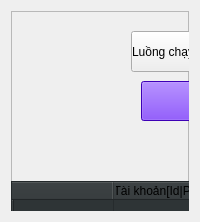
                  <widget class="QWidget" name="page_view">
                   <layout class="QVBoxLayout" name="verticalLayout_4">
                    <item>
                     <widget class="QFrame" name="frame_11">
                      <property name="minimumSize">
                       <size>
                        <width>0</width>
                        <height>200</height>
                       </size>
                      </property>
                      <property name="maximumSize">
                       <size>
                        <width>16777215</width>
                        <height>16777215</height>
                       </size>
                      </property>
                      <property name="frameShape">
                       <enum>QFrame::StyledPanel</enum>
                      </property>
                      <property name="frameShadow">
                       <enum>QFrame::Raised</enum>
                      </property>
                      <widget class="QPushButton" name="start_button">
                       <property name="geometry">
                        <rect>
                         <x>130</x>
                         <y>70</y>
                         <width>201</width>
                         <height>40</height>
                        </rect>
                       </property>
                       <property name="minimumSize">
                        <size>
                         <width>0</width>
                         <height>40</height>
                        </size>
                       </property>
                       <property name="styleSheet">
                        <string notr="true">background-color: rgb(85, 0, 255);

</string>
                       </property>
                       <property name="text">
                        <string>Bắt đầu</string>
                       </property>
                       <property name="icon">
                        <iconset resource="resources.qrc">
                         <normaloff>:/icons/icons/play.png</normaloff>:/icons/icons/play.png</iconset>
                       </property>
                       <property name="iconSize">
                        <size>
                         <width>24</width>
                         <height>24</height>
                        </size>
                       </property>
                      </widget>
                      <widget class="QPushButton" name="stop_button">
                       <property name="geometry">
                        <rect>
                         <x>340</x>
                         <y>70</y>
                         <width>201</width>
                         <height>40</height>
                        </rect>
                       </property>
                       <property name="minimumSize">
                        <size>
                         <width>0</width>
                         <height>40</height>
                        </size>
                       </property>
                       <property name="styleSheet">
                        <string notr="true">background-color: rgb(255, 99, 102);
</string>
                       </property>
                       <property name="text">
                        <string>Tạm dừng</string>
                       </property>
                       <property name="icon">
                        <iconset resource="resources.qrc">
                         <normaloff>:/icons/icons/stop.png</normaloff>:/icons/icons/stop.png</iconset>
                       </property>
                       <property name="iconSize">
                        <size>
                         <width>24</width>
                         <height>24</height>
                        </size>
                       </property>
                      </widget>
                      <widget class="QPushButton" name="pushButton_3">
                       <property name="geometry">
                        <rect>
                         <x>120</x>
                         <y>20</y>
                         <width>131</width>
                         <height>41</height>
                        </rect>
                       </property>
                       <property name="styleSheet">
                        <string notr="true">text-align: left;</string>
                       </property>
                       <property name="text">
                        <string>Luồng chạy</string>
                       </property>
                       <property name="icon">
                        <iconset resource="resources.qrc">
                         <normaloff>:/icons/icons/calendar.png</normaloff>:/icons/icons/calendar.png</iconset>
                       </property>
                       <property name="iconSize">
                        <size>
                         <width>24</width>
                         <height>24</height>
                        </size>
                       </property>
                      </widget>
                      <widget class="QPushButton" name="pushButton_4">
                       <property name="geometry">
                        <rect>
                         <x>330</x>
                         <y>20</y>
                         <width>91</width>
                         <height>41</height>
                        </rect>
                       </property>
                       <property name="text">
                        <string>Delay</string>
                       </property>
                       <property name="icon">
                        <iconset resource="resources.qrc">
                         <normaloff>:/icons/icons/clock.png</normaloff>:/icons/icons/clock.png</iconset>
                       </property>
                       <property name="iconSize">
                        <size>
                         <width>24</width>
                         <height>24</height>
                        </size>
                       </property>
                      </widget>
                      <widget class="QFrame" name="frame_12">
                       <property name="geometry">
                        <rect>
                         <x>590</x>
                         <y>0</y>
                         <width>130</width>
                         <height>62</height>
                        </rect>
                       </property>
                       <property name="frameShape">
                        <enum>QFrame::StyledPanel</enum>
                       </property>
                       <property name="frameShadow">
                        <enum>QFrame::Raised</enum>
                       </property>
                       <layout class="QHBoxLayout" name="horizontalLayout_6">
                        <property name="leftMargin">
                         <number>0</number>
                        </property>
                        <property name="topMargin">
                         <number>0</number>
                        </property>
                        <property name="rightMargin">
                         <number>0</number>
                        </property>
                        <property name="bottomMargin">
                         <number>0</number>
                        </property>
                       </layout>
                      </widget>
                      <widget class="QFrame" name="frame_13">
                       <property name="geometry">
                        <rect>
                         <x>590</x>
                         <y>60</y>
                         <width>130</width>
                         <height>62</height>
                        </rect>
                       </property>
                       <property name="frameShape">
                        <enum>QFrame::StyledPanel</enum>
                       </property>
                       <property name="frameShadow">
                        <enum>QFrame::Raised</enum>
                       </property>
                       <layout class="QHBoxLayout" name="horizontalLayout_8">
                        <property name="spacing">
                         <number>0</number>
                        </property>
                        <property name="leftMargin">
                         <number>0</number>
                        </property>
                        <property name="topMargin">
                         <number>0</number>
                        </property>
                        <property name="bottomMargin">
                         <number>0</number>
                        </property>
                       </layout>
                      </widget>
                      <widget class="QSpinBox" name="num_threads">
                       <property name="geometry">
                        <rect>
                         <x>250</x>
                         <y>20</y>
                         <width>81</width>
                         <height>40</height>
                        </rect>
                       </property>
                       <property name="minimumSize">
                        <size>
                         <width>20</width>
                         <height>40</height>
                        </size>
                       </property>
                       <property name="maximumSize">
                        <size>
                         <width>150</width>
                         <height>16777215</height>
                        </size>
                       </property>
                       <property name="sizeIncrement">
                        <size>
                         <width>0</width>
                         <height>40</height>
                        </size>
                       </property>
                       <property name="styleSheet">
                        <string notr="true">background-color: rgb(46, 52, 54);</string>
                       </property>
                       <property name="maximum">
                        <number>999</number>
                       </property>
                       <property name="value">
                        <number>2</number>
                       </property>
                      </widget>
                      <widget class="QSpinBox" name="delay_time">
                       <property name="geometry">
                        <rect>
                         <x>460</x>
                         <y>20</y>
                         <width>81</width>
                         <height>40</height>
                        </rect>
                       </property>
                       <property name="minimumSize">
                        <size>
                         <width>20</width>
                         <height>40</height>
                        </size>
                       </property>
                       <property name="maximumSize">
                        <size>
                         <width>150</width>
                         <height>16777215</height>
                        </size>
                       </property>
                       <property name="sizeIncrement">
                        <size>
                         <width>0</width>
                         <height>40</height>
                        </size>
                       </property>
                       <property name="styleSheet">
                        <string notr="true">background-color: rgb(46, 52, 54);</string>
                       </property>
                       <property name="maximum">
                        <number>999999999</number>
                       </property>
                       <property name="value">
                        <number>200</number>
                       </property>
                      </widget>
                      <widget class="QPushButton" name="pushButton_6">
                       <property name="geometry">
                        <rect>
                         <x>730</x>
                         <y>70</y>
                         <width>98</width>
                         <height>44</height>
                        </rect>
                       </property>
                       <property name="text">
                        <string>Đã chọn</string>
                       </property>
                       <property name="icon">
                        <iconset resource="resources.qrc">
                         <normaloff>:/icons/icons/check.png</normaloff>:/icons/icons/check.png</iconset>
                       </property>
                       <property name="iconSize">
                        <size>
                         <width>24</width>
                         <height>24</height>
                        </size>
                       </property>
                      </widget>
                      <widget class="QLabel" name="label_3">
                       <property name="geometry">
                        <rect>
                         <x>826</x>
                         <y>1</y>
                         <width>34</width>
                         <height>62</height>
                        </rect>
                       </property>
                       <property name="text">
                        <string>62</string>
                       </property>
                      </widget>
                      <widget class="QPushButton" name="pushButton_5">
                       <property name="geometry">
                        <rect>
                         <x>730</x>
                         <y>10</y>
                         <width>90</width>
                         <height>44</height>
                        </rect>
                       </property>
                       <property name="text">
                        <string>Tất cả:</string>
                       </property>
                       <property name="icon">
                        <iconset resource="resources.qrc">
                         <normaloff>:/icons/icons/list.png</normaloff>:/icons/icons/list.png</iconset>
                       </property>
                       <property name="iconSize">
                        <size>
                         <width>24</width>
                         <height>24</height>
                        </size>
                       </property>
                      </widget>
                      <widget class="QLabel" name="label_8">
                       <property name="geometry">
                        <rect>
                         <x>828</x>
                         <y>61</y>
                         <width>23</width>
                         <height>62</height>
                        </rect>
                       </property>
                       <property name="text">
                        <string>2</string>
                       </property>
                      </widget>
                      <widget class="QTableWidget" name="tableWidget">
                       <property name="geometry">
                        <rect>
                         <x>0</x>
                         <y>170</y>
                         <width>934</width>
                         <height>421</height>
                        </rect>
                       </property>
                       <property name="sizePolicy">
                        <sizepolicy hsizetype="Expanding" vsizetype="Fixed">
                         <horstretch>0</horstretch>
                         <verstretch>0</verstretch>
                        </sizepolicy>
                       </property>
                       <property name="minimumSize">
                        <size>
                         <width>0</width>
                         <height>300</height>
                        </size>
                       </property>
                       <property name="styleSheet">
                        <string notr="true">background-color: rgb(46, 52, 54);</string>
                       </property>
                       <property name="frameShape">
                        <enum>QFrame::StyledPanel</enum>
                       </property>
                       <property name="frameShadow">
                        <enum>QFrame::Sunken</enum>
                       </property>
                       <property name="verticalScrollBarPolicy">
                        <enum>Qt::ScrollBarAsNeeded</enum>
                       </property>
                       <property name="sizeAdjustPolicy">
                        <enum>QAbstractScrollArea::AdjustToContents</enum>
                       </property>
                       <property name="editTriggers">
                        <set>QAbstractItemView::AllEditTriggers</set>
                       </property>
                       <property name="dragEnabled">
                        <bool>true</bool>
                       </property>
                       <property name="dragDropOverwriteMode">
                        <bool>false</bool>
                       </property>
                       <property name="dragDropMode">
                        <enum>QAbstractItemView::DragDrop</enum>
                       </property>
                       <property name="defaultDropAction">
                        <enum>Qt::IgnoreAction</enum>
                       </property>
                       <property name="alternatingRowColors">
                        <bool>false</bool>
                       </property>
                       <property name="selectionBehavior">
                        <enum>QAbstractItemView::SelectRows</enum>
                       </property>
                       <property name="showGrid">
                        <bool>true</bool>
                       </property>
                       <property name="gridStyle">
                        <enum>Qt::SolidLine</enum>
                       </property>
                       <property name="sortingEnabled">
                        <bool>true</bool>
                       </property>
                       <property name="wordWrap">
                        <bool>true</bool>
                       </property>
                       <property name="cornerButtonEnabled">
                        <bool>true</bool>
                       </property>
                       <attribute name="horizontalHeaderCascadingSectionResizes">
                        <bool>true</bool>
                       </attribute>
                       <attribute name="horizontalHeaderMinimumSectionSize">
                        <number>10</number>
                       </attribute>
                       <attribute name="horizontalHeaderShowSortIndicator" stdset="0">
                        <bool>true</bool>
                       </attribute>
                       <attribute name="horizontalHeaderStretchLastSection">
                        <bool>true</bool>
                       </attribute>
                       <attribute name="verticalHeaderVisible">
                        <bool>true</bool>
                       </attribute>
                       <attribute name="verticalHeaderCascadingSectionResizes">
                        <bool>true</bool>
                       </attribute>
                       <attribute name="verticalHeaderHighlightSections">
                        <bool>true</bool>
                       </attribute>
                       <attribute name="verticalHeaderShowSortIndicator" stdset="0">
                        <bool>true</bool>
                       </attribute>
                       <attribute name="verticalHeaderStretchLastSection">
                        <bool>false</bool>
                       </attribute>
                       <row>
                        <property name="text">
                         <string/>
                        </property>
                       </row>
                       <row>
                        <property name="text">
                         <string/>
                        </property>
                       </row>
                       <row>
                        <property name="text">
                         <string/>
                        </property>
                       </row>
                       <column>
                        <property name="text">
                         <string>    </string>
                        </property>
                       </column>
                       <column>
                        <property name="text">
                         <string>@Tài khoản[Id|Pw|2Fa]</string>
                        </property>
                       </column>
                       <column>
                        <property name="text">
                         <string>@Cookie</string>
                        </property>
                       </column>
                       <column>
                        <property name="text">
                         <string>@Ip</string>
                        </property>
                       </column>
                       <column>
                        <property name="text">
                         <string>@Trạng thái</string>
                        </property>
                       </column>
                       <column>
                        <property name="text">
                         <string>@Limit</string>
                        </property>
                       </column>
                      </widget>
                     </widget>
                    </item>
                   </layout>
                  </widget>
